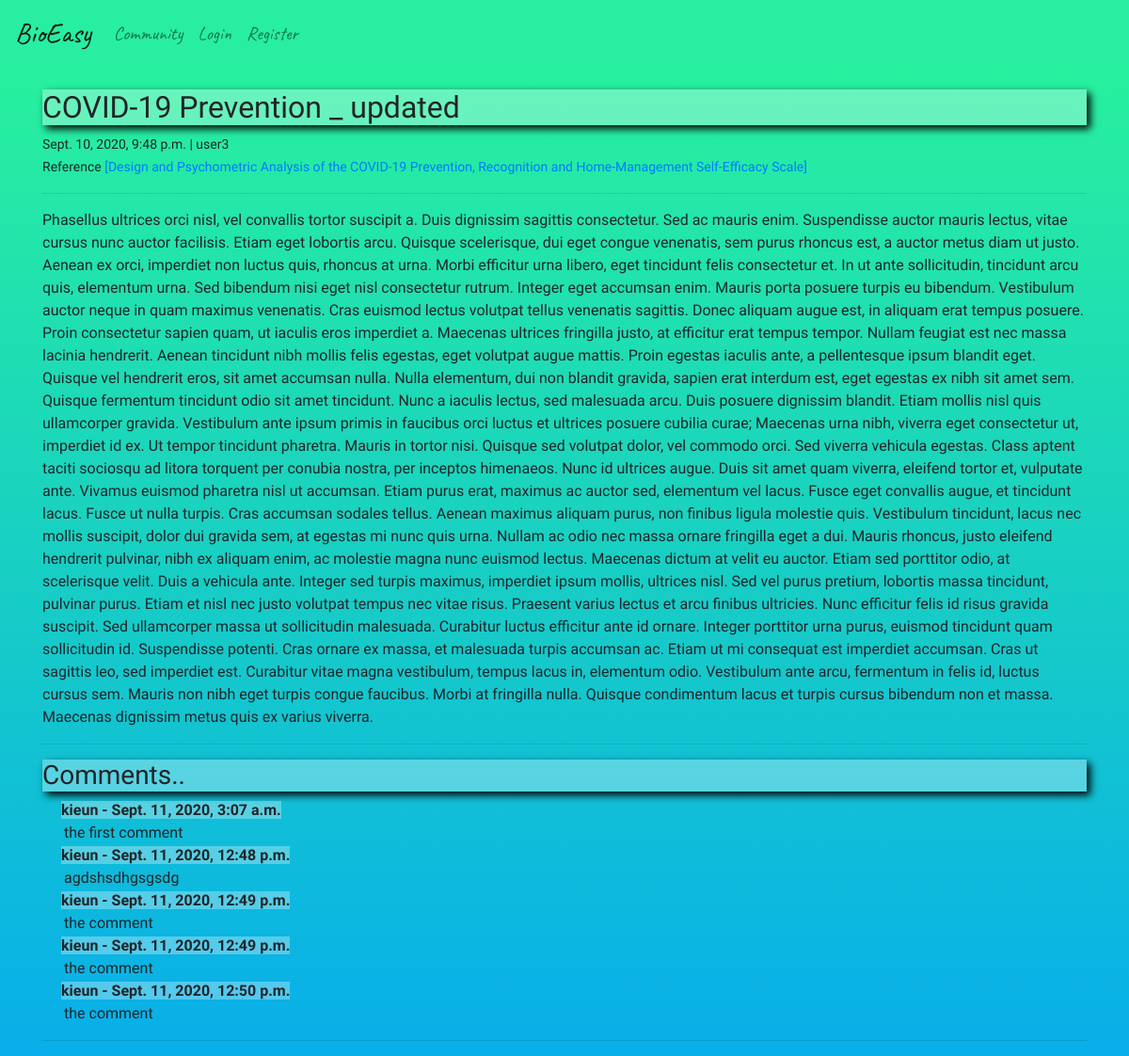
The page /detail/4 on the database as committed earlier.
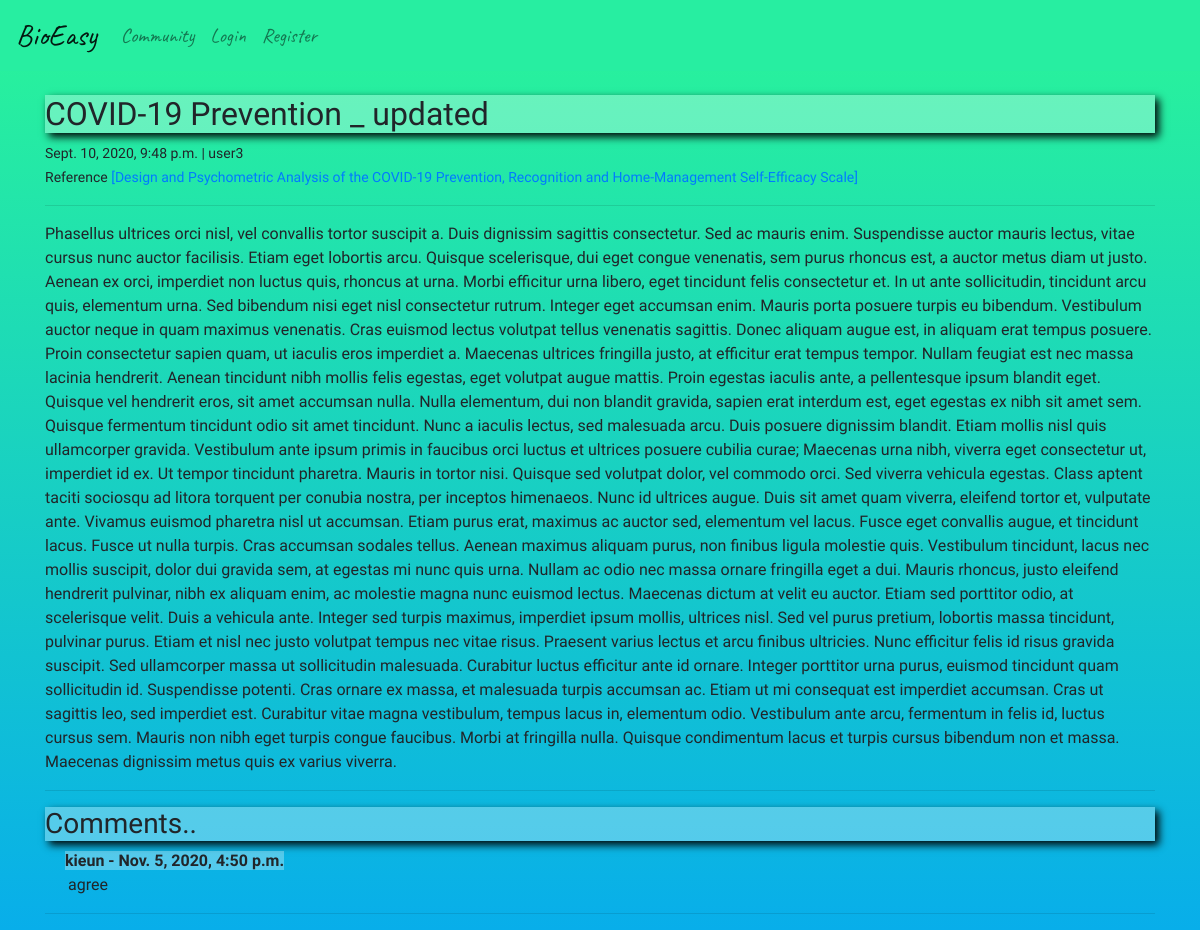
The same page on the database as committed later.
### paperEasyapp/models.py (models this page shows, shortened)
class Post(models.Model):
    title = models.CharField(max_length=500)
    author = models.ForeignKey(User, on_delete=models.CASCADE)
    publish = models.DateTimeField(default=datetime.now())
    base_id = models.CharField(max_length=20)
    body = models.TextField()
    base_title = models.CharField(max_length=500)

class Comment(models.Model):
    post = models.ForeignKey(Post, related_name="comments", on_delete=models.CASCADE)
    name = models.ForeignKey(User, on_delete=models.CASCADE)
    body = models.TextField()
    date_added = models.DateTimeField(default=datetime.now())

### paperEasyapp/views.py (the view)
class PostDetailView(DetailView):
    model = Post
    template_name = 'post_detail.html'

### paperEasyapp/templates/post_detail.html (shortened to what this page needs)
{% extends 'base.html' %}
{% block content %}
<head>
</head>
<body>
         <br>
        <div class="post_title" style="box-shadow:4px 4px 8px #000808;">
            <h2>{{ post.title }}</h2>
        </div>
        <small class="information">
            {{ post.publish }} | {{ post.author }}
            <br> Reference <a href = "{% url 'third' %}?theid={{post.base_id}}">{{ post.base_title }}</a>
        </small>
        <hr>
            {{ post.body }}
        <hr>
    <div class="comment" >
        <h3 style="background-color: rgba( 255, 255, 255, 0.3 ); box-shadow:4px 4px 8px #000808;">Comments..</h3>
        {% if not post.comments.all %}
            No Comments yet...
            {% if user.is_authenticated %}
                <br>
        <br>
                <a href="{% url 'create_comment' post.pk %}" style="box-shadow:4px 4px 8px #000808;  background-color: #A2C9D9;">&nbspAdd one&nbsp</a>
            {% endif %}
        {% else %}
            {% for comment in post.comments.all %}
            <strong style="background-color: rgba( 255, 255, 255, 0.3 ); position: relative; margin-left: 20px;">
                {{ comment.name }} - {{ comment.date_added }}
            </strong>
            <br>
            <div style="position: relative; margin-left: 23px;">
                {{ comment.body }}
            <br>
            </div>
            {% endfor %}
        <hr>
        {% endif %}
    </div>
</body>
{% endblock %}

### paperEasyapp/templates/base.html (shortened to what this page needs)
<!doctype html>
<html lang="en">
  <head>
    <link rel="stylesheet" href="https://stackpath.bootstrapcdn.com/bootstrap/4.5.2/css/bootstrap.min.css">
  </head>
  <body>
    <nav class="navbar navbar-expand-lg navbar-light" style="background-color: #27eea1; font-family: 'Caveat', cursive;">
      <a class="navbar-brand" href="{% url 'home' %}" style="font-size: 30px;">BioEasy</a>
      <div class="collapse navbar-collapse" id="navbarSupportedContent">
        <ul class="navbar-nav mr-auto">
            <li class="nav-item">
              <a class="nav-link" href="{% url 'post_list' %}" style="font-size: 20px;">Community</a>
            </li>
          {% if user.is_authenticated %}
            <li class="nav-item">
              <a class="nav-link" href="{% url 'list' %}" style="font-size: 20px;">Bookmark</a>
            </li>
            <li class="nav-item">
              <a class="nav-link" href="{% url 'logout' %}" style="font-size: 20px;">Logout</a>
            </li>
            <li class="nav-item">
              <a class="nav-link disabled" href="#" tabindex="-1" aria-disabled="true" style="position: relative; margin-top: 4px;">Hello, {{ user.username }}</a>
            </li>
          {% else %}
            <li class="nav-item">
              <a class="nav-link" href="{% url 'login' %}" style="font-size: 20px;">Login</a>
            </li>
            <li class="nav-item">
              <a class="nav-link" href="{% url 'register' %}" style="font-size: 20px;">Register</a>
            </li>
          {% endif %}
        </ul>
      </div>
    </nav>
    <div class="container">
    {% block content %}
    {% endblock %}
    </div>
  </body>
</html>

### paperEasyapp/templates/post_detail.html (style rules this page uses)
body { background-image: linear-gradient(0deg, #08AEEA 0%, #2AF598 100%); background-repeat: no-repeat; background-attachment: fixed; font-family: 'Work Sans', sans-serif; }
.post_title { background-color: rgba( 255, 255, 255, 0.3 ); font-family: 'Work Sans', sans-serif; font-size: 20px; }
.information { font-family: 'Work Sans', sans-serif; font-size: 14px; }

Rows that differ between the two databases and show on the page:
removed Comment: name "kieun", date_added "Sept. 11, 2020, 3:07 a.m.", body "the first comment"
removed Comment: name "kieun", date_added "Sept. 11, 2020, 12:48 p.m.", body "agdshsdhgsgsdg"
removed Comment: name "kieun", date_added "Sept. 11, 2020, 12:49 p.m.", body "the comment"
removed Comment: name "kieun", date_added "Sept. 11, 2020, 12:49 p.m.", body "the comment"
removed Comment: name "kieun", date_added "Sept. 11, 2020, 12:50 p.m.", body "the comment"
added Comment: name "kieun", date_added "Nov. 5, 2020, 4:50 p.m.", body "agree"
